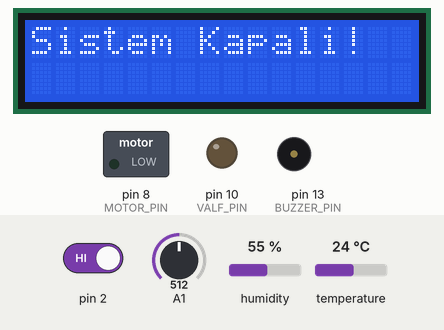
This sketch was run on a simulated Arduino Uno, built with avr-gcc and run on an emulated ATmega328P. Shown: 16×2 character LCD, switched loads named in the sketch (green lamp = pin HIGH), output pins drawn as LEDs (lit = HIGH), buzzer (waves = sounding, pin HIGH). Inputs (shaded band) come from the test bench; at power-on: pin 2 HIGH, temperature 24 °C, humidity 55 %, A1 = 512.

Above: at 1.2 s.
1.3 s: pin 2 driven LOW
At 2.3 s:
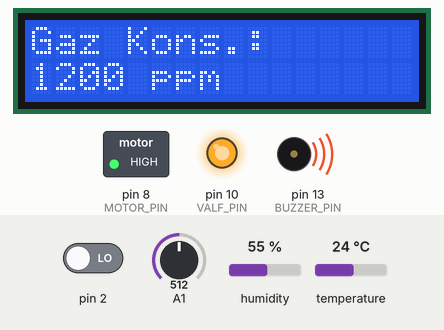
4.3 s: temperature set to 22.6 °C
At 5.8 s:
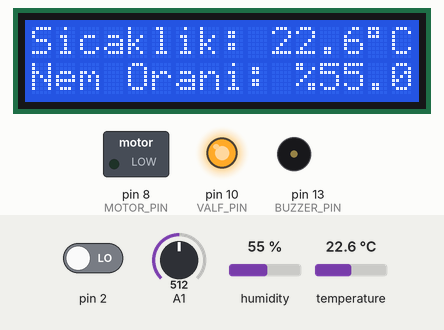
7.3 s: humidity set to 69 %
At 8.3 s:
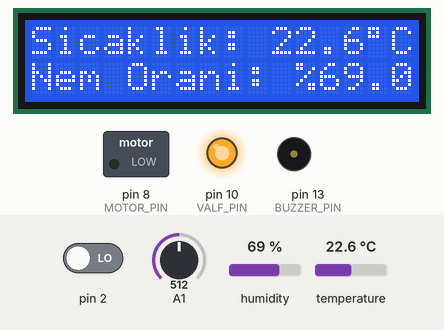
9.5 s: humidity set to 72 %
At 12.4 s:
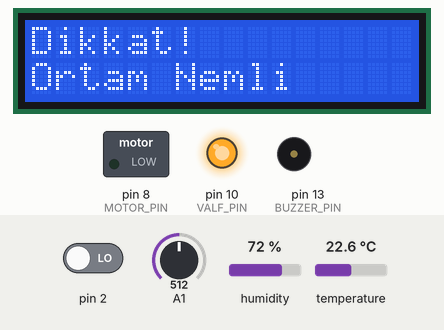
12.5 s: A1 set to 427
15.5 s: A1 set to 391
At 17.0 s:
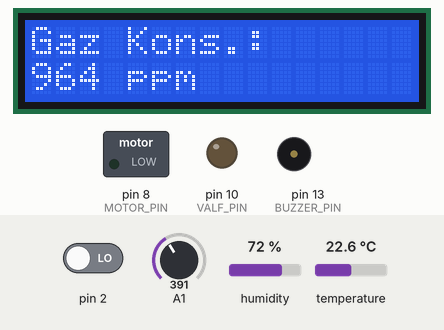
Timing chart, 0 to 18.5 s (numbered marks = the images above; inputs shaded):
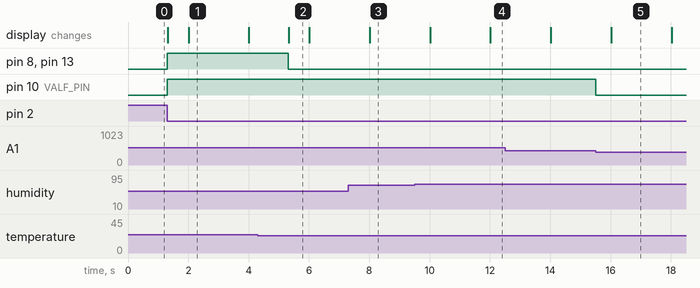

Measured:
- the behaviour switches between 23.1 and 23 °C on temperature (found by bisection; images 1 and 2)
- the behaviour switches between 70 and 71 % on humidity (found by bisection; images 3 and 4)
- the behaviour switches between 410 and 409 on A1 (found by bisection; images 4 and 5)
- after the input at 1.3 s, pin 8 (MOTOR_PIN), pin 10 (VALF_PIN), pin 13 (BUZZER_PIN): LOW → HIGH at once; the display: first changes at once (image 1 shows a later state)
- after the input at 4.3 s, pin 8 (MOTOR_PIN), pin 13 (BUZZER_PIN): HIGH → LOW after 1.0 s; the display: changes after 1.0 s (image 2)
- after the input at 9.5 s, the display: first differs from a run without the input after 2.5 s (image 4)
- after the input at 15.5 s, pin 10 (VALF_PIN): HIGH → LOW at once

The sketch:

main.ino
```cpp
// *Abdelrhaman Ali  tarafından hazırlanmıştır.*
// e-mail: *2021734034@cumhuriyet.edu.tr*


#include <LiquidCrystal.h>
#include <DHT.h>

// LCD Ayarları (RS, E, D4, D5, D6, D7)
LiquidCrystal lcd(12, 11, 7, 6, 5, 4);

// Pin Tanımlamaları
#define BUZZER_PIN 13
#define MOTOR_PIN  8
#define VALF_PIN   10
#define DHTPIN     9
#define DHTTYPE    DHT22

DHT dht(DHTPIN, DHTTYPE);

// Sistem Değişkenleri
volatile boolean sistem_acik = 0;
unsigned long previousMillis = 0;
int displayState = 0;

void setup() {
  // Dış Kesme Ayarı (Pin 2)
  attachInterrupt(digitalPinToInterrupt(2), sensorKesme, FALLING);

  pinMode(BUZZER_PIN, OUTPUT);
  pinMode(MOTOR_PIN, OUTPUT);
  pinMode(VALF_PIN, OUTPUT);

  lcd.begin(16, 2);
  dht.begin();

  lcd.clear();
  lcd.print("Sistem Kapali");
}

void loop() {
  if (sistem_acik) {
    float t = dht.readTemperature(); // Sıcaklık oku
    float h = dht.readHumidity();    // Nem oku
    int ppm = (int)(200 + (analogRead(A1) / 1023.0 * 2000));

    // Sıcaklık Kontrolü (23 Derece)
    if (!isnan(t)) {
      if (t > 23.0) {
        digitalWrite(MOTOR_PIN, HIGH);
        digitalWrite(BUZZER_PIN, HIGH);
      }
      else {
        digitalWrite(MOTOR_PIN, LOW);
        digitalWrite(BUZZER_PIN, LOW);
      }
    }

    // Gaz Kontrolü (1000 ppm)
    digitalWrite(VALF_PIN, (ppm > 1000) ? HIGH : LOW);

    // ==========================================
    // Ekran Yönetimi
    // ==========================================
    unsigned long currentMillis = millis();

    if (currentMillis - previousMillis >= 2000) {
      previousMillis = currentMillis;
      displayState++;
      if (displayState > 2) displayState = 0;
      lcd.clear();
    }

    // Durum 0: Sıcaklık ve Nem Gösterimi
    if (displayState == 0) {
      lcd.setCursor(0, 0);
      lcd.print("Sicaklik: ");
      if (isnan(t)) lcd.print("Hata"); else { lcd.print(t, 1); lcd.write(223); lcd.print("C"); }

      lcd.setCursor(0, 1);
      lcd.print("Nem Orani: %");
      if (isnan(h)) lcd.print("Hata"); else { lcd.print(h, 1); }
    }
    // Durum 1: Gaz Konsantrasyonu Gösterimi
    else if (displayState == 1) {
      lcd.setCursor(0, 0);
      lcd.print("Gaz Kons.:");
      lcd.setCursor(0, 1);
      lcd.print(ppm); lcd.print(" ppm        ");
    }
    // Durum 2: Nem Uyarısı
    else if (displayState == 2) {
      if (!isnan(h) && h > 70.0) {
        lcd.setCursor(0, 0); lcd.print("Dikkat!");
        lcd.setCursor(0, 1); lcd.print("Ortam Nemli");
      } else {
        displayState = 0;
        previousMillis = currentMillis;
      }
    }
  } else {
    // Sistem Kapalı Modu
    digitalWrite(MOTOR_PIN, LOW);
    digitalWrite(BUZZER_PIN, LOW);
    digitalWrite(VALF_PIN, LOW);

    lcd.setCursor(0, 0);
    lcd.print("Sistem Kapali! ");
    lcd.setCursor(0, 1);
    lcd.print("                ");
  }
}

//  KESME FONKSİYONU
void sensorKesme() {
  static unsigned long son_kesme_zamani = 0;
  unsigned long kesme_zamani = millis();

  if (kesme_zamani - son_kesme_zamani > 300) { // Debounce süresi artırıldı
    sistem_acik = !sistem_acik;

    // Proteus ekran senkronizasyonu için sıfırlama
    displayState = 0;

    // Ekranı temizlemeden önce tüm çıkışları durdur (opsiyonel)
    if (!sistem_acik) {
       // Sistem kapanırken temiz bir ekran mesajı
    }
  }
  son_kesme_zamani = kesme_zamani;
}
```
